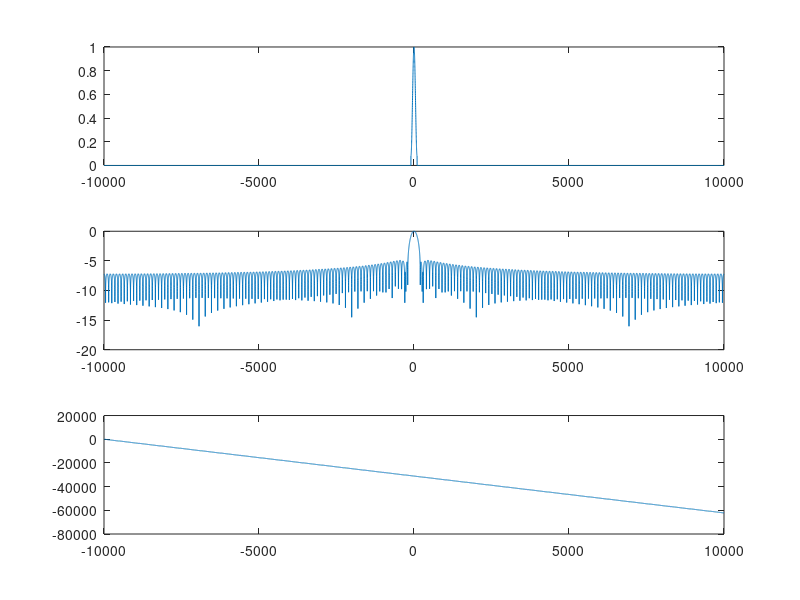

Here is the MATLAB script that generated this plot:
M = 10000;
m = 100;
index = -M:M;
x = zeros(1, 2*M+1);

%rectangular window
x(index < m & index > -m) = hamming(m*2-1);
x(index < m & index > -m) = hamming(m*2-1);

size(x)
y = fft(x);
y_ = fftshift(y);
figure
subplot(3,1,1);
plot(index, x);
subplot(3,1,2);
plot(index, log(abs(y_))-log(max(abs(y_))));

subplot(3,1,3);
plot(index, unwrap(angle(y_)));
